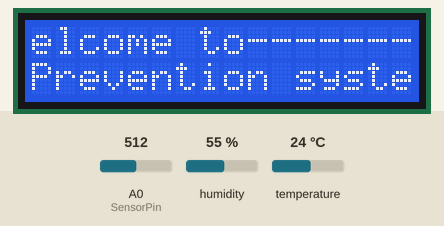
Bench run of a sketch on a simulated Arduino Uno, built with avr-gcc and run on an emulated ATmega328P. On the bench: 16×2 character LCD. The inputs (shaded band) are chosen by the test bench; at power-on: A0 (SensorPin) = 512, humidity 55 %, temperature 24 °C. What the sketch prints to the serial monitor is not drawn.

Above: at 1.9 s.
At 4.9 s:
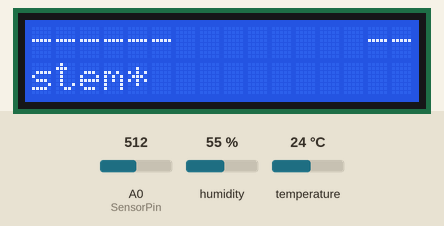
At 10.9 s:
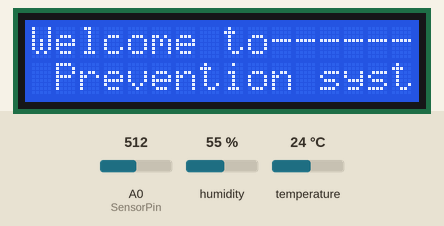
At 19.8 s:
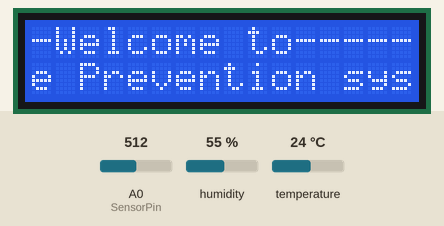
At 28.7 s:
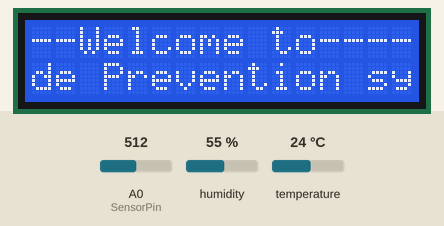
At 37.6 s:
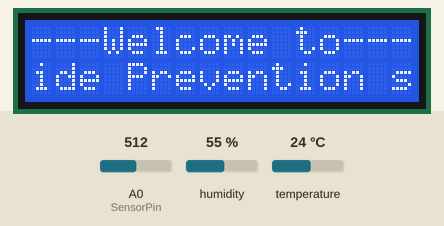

Measured:
- what the display in image 0 shows lasts 1.1 s, from 1.9 s to 3.0 s

The sketch:

lanslide_prediction_arduino_code.ino
```cpp
#include<LiquidCrystal.h>
#include<DHT.h>
LiquidCrystal lcd(2,3,4,5,6,7);
int SensorPin=A0;
#define dht_1 A1
#define DHTTYPE DHT11
DHT dht(dht_1,DHTTYPE);


// the setup routine runs once when you press reset:
void setup() {
  // initialize serial communication at 9600 bits per second:
  lcd.begin(16,2);
  lcd.print("------------Welcome to----------");
  lcd.setCursor(0,1);
  lcd.print("  *Landslide Prevention system* ");
  Serial.begin(9600);
  dht.begin();
}

// the loop routine runs over and over again forever:
void loop() {
  for(int PositionCount=0;PositionCount<13; PositionCount++)//loop for scrolling the LCD text
  {
    lcd.scrollDisplayLeft();//builtin command to scroll left the text
    delay(150);// delay of 150 msec
    }
{
  int SensorValue = analogRead(SensorPin);
  float SensorVolts = analogRead(SensorPin)*0.0048828125;
  float temp =dht.readTemperature();
  float Humid = dht.readHumidity();
  Serial.print("Moisture = ");Serial.print((int)SensorVolts);Serial.print("v,");
  Serial.print("Temp = ");Serial.print((int)temp);Serial.print("v,");
  Serial.print("Humid = ");Serial.print((int)Humid);
   // Serial.print("    |    ");
  // Serial.print("moisture = "); // Displaying moisture // Serial.print(SensorValue);// Serial.print("v");
  Serial.println();
  delay(1000);
}
}
```
